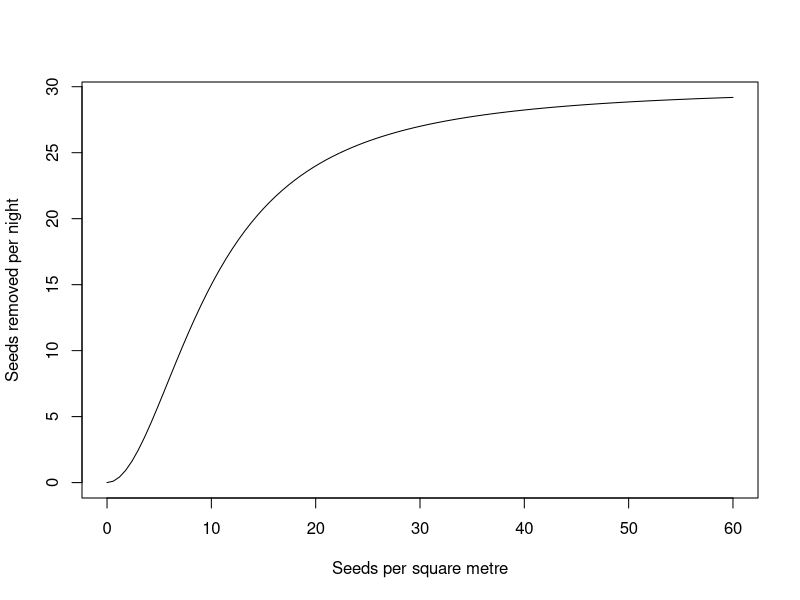
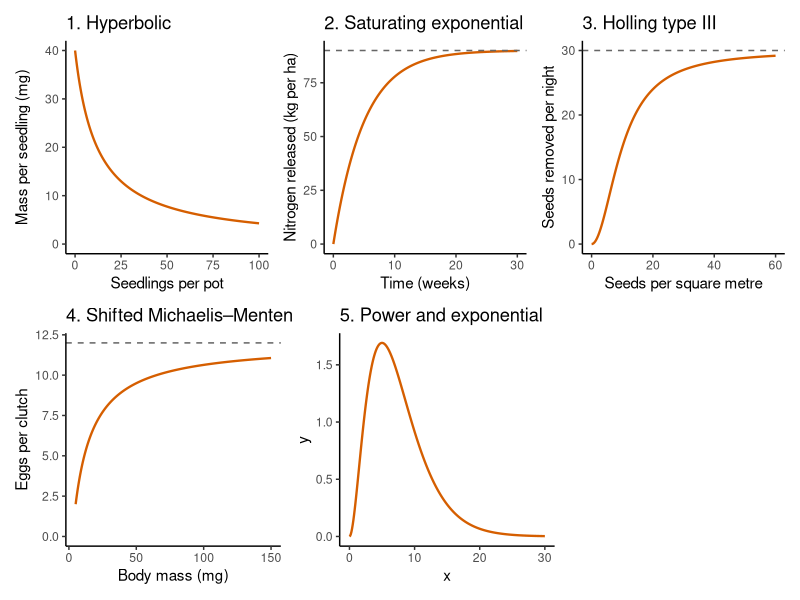
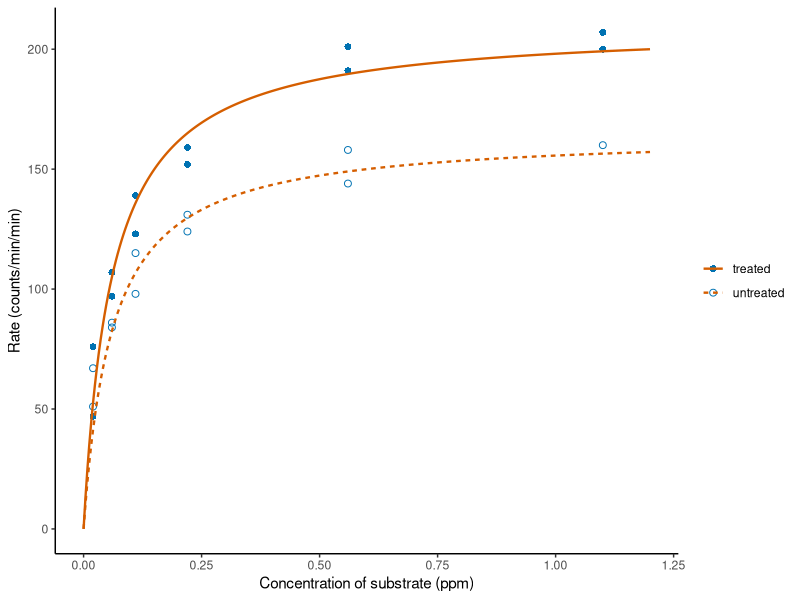
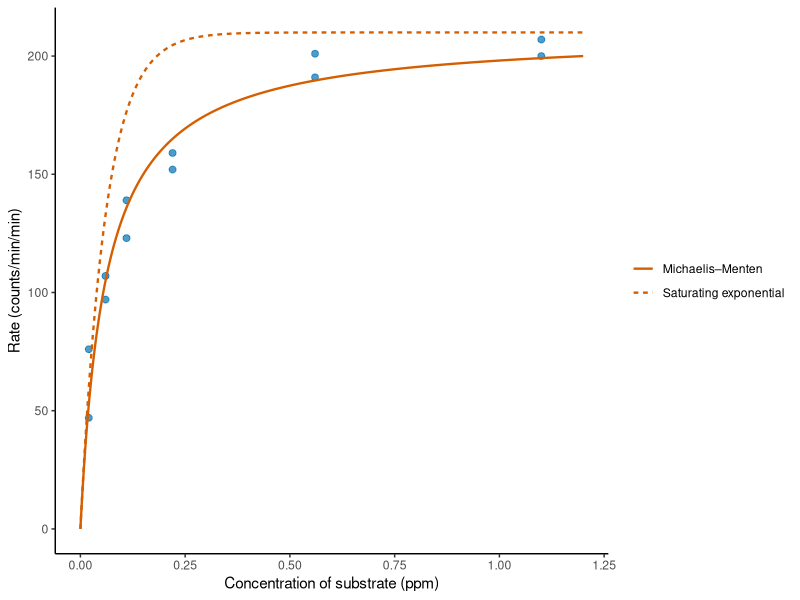

Write the R code that produced these figures, in order. (Note: this script raises an error after producing the figures.)
## ---- chunk 1
#| include: false
# Load ggplot2 for the consistently formatted rendered figures on this page.
library(ggplot2)
## ---- chunk 2
# The five functions of the exercise.
seedling_mass = function(x) 480 / (12 + x)
nitrogen = function(x) 90 * (1 - exp(-0.2 * x))
seeds_removed = function(x) 30 * x^2 / (100 + x^2)
clutch = function(x) 2 + 10 * (x - 5) / (15 + (x - 5))
power_exponential = function(x) 0.5 * x^2 * exp(-0.4 * x)

# Value at the lower end of the domain, close to it, and at a very large x.
seedling_mass(c(0, 0.5, 100000))
nitrogen(c(0, 0.5, 100000))
seeds_removed(c(0, 0.5, 100000))
clutch(c(5, 5.5, 100000))
power_exponential(c(0, 0.5, 100000))

# The approximations close to the lower end, at the same second value.
18 * 0.5
0.3 * 0.5^2
2 + 10 / 15 * (5.5 - 5)
0.5 * 0.5^2

# A quick look at one of the functions; the others are drawn in the same way.
curve(seeds_removed(x), from = 0, to = 60,
      xlab = "Seeds per square metre", ylab = "Seeds removed per night")
## ---- chunk 3
#| echo: false
#| label: fig-end_behaviour
#| fig-width: 9
#| fig-height: 6
#| fig-cap: "The five functions of Exercise 2. Dashed lines mark the asymptotes that are not zero."
library(patchwork)

# One panel per function: the curve and, where there is one, the asymptote
draw_panel = function(fun, from, to, asymptote, title, x_label, y_label) {
  curve_data = data.frame(x = seq(from, to, length.out = 300))
  curve_data$y = fun(curve_data$x)
  panel = ggplot(curve_data, aes(x = x, y = y)) +
    geom_line(colour = "#D55E00", linewidth = 0.8) +
    labs(title = title, x = x_label, y = y_label) +
    expand_limits(y = 0) +
    theme_classic()
  if (!is.na(asymptote)) {
    panel = panel + geom_hline(yintercept = asymptote, linetype = "dashed", colour = "grey40")
  }
  panel
}

panel_1 = draw_panel(seedling_mass, 0, 100, NA, "1. Hyperbolic",
                     "Seedlings per pot", "Mass per seedling (mg)")
panel_2 = draw_panel(nitrogen, 0, 30, 90, "2. Saturating exponential",
                     "Time (weeks)", "Nitrogen released (kg per ha)")
panel_3 = draw_panel(seeds_removed, 0, 60, 30, "3. Holling type III",
                     "Seeds per square metre", "Seeds removed per night")
panel_4 = draw_panel(clutch, 5, 150, 12, "4. Shifted Michaelis–Menten",
                     "Body mass (mg)", "Eggs per clutch")
panel_5 = draw_panel(power_exponential, 0, 30, NA, "5. Power and exponential",
                     "x", "y")

(panel_1 + panel_2 + panel_3) / (panel_4 + panel_5 + plot_spacer())
## ---- chunk 4
# Question 3: derivative of the Holling type III function with D(), and the formulas
# derived on paper, 2 * a * b^2 * x / (b^2 + x^2)^2 and a / (2 * b) at x = b.
holling_3_derivative = D(expression(a * x^2 / (b^2 + x^2)), "x")
eval(holling_3_derivative, list(a = 30, b = 10, x = 10))
2 * 30 * 10^2 * 10 / (10^2 + 10^2)^2
30 / (2 * 10)

# Question 5: partial derivatives of the Ricker function with respect to a and to b.
ricker_da = D(expression(a * x * exp(-b * x)), "a")
ricker_db = D(expression(a * x * exp(-b * x)), "b")
eval(ricker_da, list(a = 2, b = 0.5, x = 2))
eval(ricker_db, list(a = 2, b = 0.5, x = 2))

# The formulas derived on paper.
2 * exp(-0.5 * 2)
-2 * 2^2 * exp(-0.5 * 2)
## ---- chunk 5
# Question 3: peak of the Hassell function with an exponent of 2 on a fine grid of eggs.
egg_grid = seq(0, 400, by = 0.01)
adults = 1280 * egg_grid / (40 + egg_grid)^2
egg_grid[which.max(adults)]
max(adults)

# Question 5: peak of the Holling type IV function on a fine grid of biomass,
# and its value at a very large biomass.
biomass_grid = seq(0, 400, by = 0.01)
intake = 12 * biomass_grid^2 / (100 - 10 * biomass_grid + biomass_grid^2)
biomass_grid[which.max(intake)]
max(intake)
12 * 100000^2 / (100 - 10 * 100000 + 100000^2)
## ---- chunk 6
# Question 1: the Holling type II form (alpha = 2, H = 0.05) and the Michaelis–Menten
# form (a = 20, b = 10) at four densities of prey.
prey = c(1, 5, 20, 80)
2 * prey / (1 + 2 * 0.05 * prey)
20 * prey / (10 + prey)

# Question 2: the Ricker function with a = 8 and b = 0.25, and the form with the
# location (4) and the height (8 * 4 / e) of the peak as parameters.
x_values = c(1, 4, 10)
y_max = 8 * 4 / exp(1)
8 * x_values * exp(-0.25 * x_values)
y_max * (x_values / 4) * exp(1 - x_values / 4)
## ---- chunk 7
# Load the data and look at the first rows.
data(Puromycin, package = "datasets")
head(Puromycin)

# Michaelis–Menten function: asymptote a and half-maximum b.
michaelis_menten = function(x, a = 1, b = 1) {
  a * x / (b + x)
}
## ---- chunk 8
#| label: fig-puromycin_curves
#| fig-cap: "Rate of an enzymatic reaction against the concentration of the substrate in cells treated with puromycin (filled circles, solid line) and in untreated cells (open circles, dashed line). The curves are Michaelis–Menten functions with parameters read by eye: a = 210 and b = 0.06 for the treated cells, a = 165 and b = 0.06 for the untreated cells."
# Values read from the plot: asymptote (counts/min/min) and half-maximum (ppm).
a_treated = 210
a_untreated = 165
b_both = 0.06

# The two curves on a sequence of concentrations, in one data frame.
conc_values = seq(0, 1.2, length.out = 300)
puromycin_curves = data.frame(
  conc = rep(conc_values, times = 2),
  rate = c(michaelis_menten(conc_values, a = a_treated, b = b_both),
           michaelis_menten(conc_values, a = a_untreated, b = b_both)),
  state = rep(c("treated", "untreated"), each = length(conc_values))
)

# Observations as points (shape by state) and curves as lines (line type by state).
puromycin_plot = ggplot(Puromycin, aes(x = conc, y = rate)) +
  geom_point(aes(shape = state), colour = "#0072B2", size = 2) +
  geom_line(data = puromycin_curves, aes(linetype = state),
            colour = "#D55E00", linewidth = 0.8) +
  scale_shape_manual(values = c(treated = 16, untreated = 1)) +
  labs(x = "Concentration of substrate (ppm)", y = "Rate (counts/min/min)",
       shape = NULL, linetype = NULL) +
  theme_classic()
puromycin_plot
## ---- chunk 9
#| label: fig-puromycin_exponential
#| fig-cap: "Michaelis–Menten function (solid line; a = 210, b = 0.06) and saturating exponential function with the same asymptote and the same initial slope (dashed line), with the observations of the treated cells."
# Saturating exponential: asymptote a and rate b.
saturating_exponential = function(x, a = 1, b = 1) {
  a * (1 - exp(-b * x))
}

# Both functions on a fine grid of concentrations, with the same asymptote and
# the same initial slope.
conc_grid = seq(0, 1.2, by = 0.0001)
mm_values = michaelis_menten(conc_grid, a = a_treated, b = b_both)
exp_values = saturating_exponential(conc_grid, a = a_treated, b = 1 / b_both)

# Concentration at which the two functions differ most, and their values there.
largest = which.max(exp_values - mm_values)
conc_grid[largest]
mm_values[largest]
exp_values[largest]

# The two curves with the observations of the treated cells.
treated = Puromycin[Puromycin$state == "treated", ]
two_curves = data.frame(
  conc = rep(conc_grid, times = 2),
  rate = c(mm_values, exp_values),
  curve = rep(c("Michaelis–Menten", "Saturating exponential"), each = length(conc_grid))
)
ggplot(treated, aes(x = conc, y = rate)) +
  geom_point(colour = "#0072B2", alpha = 0.7, size = 2) +
  geom_line(data = two_curves, aes(linetype = curve), colour = "#D55E00", linewidth = 0.8) +
  labs(x = "Concentration of substrate (ppm)", y = "Rate (counts/min/min)",
       linetype = NULL) +
  theme_classic()
## ---- chunk 10
# Load the fir data and count the trees without a diameter or without a fecundity.
data(FirDBHFec_sum, package = "emdbook")
nrow(FirDBHFec_sum)
sum(is.na(FirDBHFec_sum$DBH))
sum(is.na(FirDBHFec_sum$fecundity))

# Keep the trees with a diameter.
fir = FirDBHFec_sum[!is.na(FirDBHFec_sum$DBH), ]
nrow(fir)
range(fir$DBH)
range(fir$fecundity)
## ---- chunk 11
#| label: fig-fir
#| fig-cap: "Fecundity of balsam fir trees against their diameter at breast height. The curve is a power law with parameters read by eye (a = 0.5, b = 2)."
# Power law: a is the value at x = 1 and b is the exponent.
power_law = function(x, a = 1, b = 1) {
  a * x^b
}

# The curve of question 2 on a sequence of diameters.
fir_curve = data.frame(DBH = seq(3, 18, length.out = 200))
fir_curve$fecundity = power_law(fir_curve$DBH, a = 0.5, b = 2)

# Observations as points and the curve as a line.
ggplot(fir, aes(x = DBH, y = fecundity)) +
  geom_point(colour = "#0072B2", alpha = 0.7, size = 2) +
  geom_line(data = fir_curve, colour = "#D55E00", linewidth = 0.8) +
  labs(x = "Diameter at breast height (cm)", y = "Fecundity (cone rachises)") +
  theme_classic()
## ---- chunk 12
# Load the damselfish data: 11 target densities of settlers.
data(DamselRecruitment_sum, package = "emdbook")
DamselRecruitment_sum

# Fraction of the settlers that survived, at each density.
DamselRecruitment_sum$surv.den / DamselRecruitment_sum$settler.den
## ---- chunk 13
#| label: fig-damsel
#| fig-cap: "Density of surviving damselfish against the density of settlers. Solid line: Michaelis–Menten function (a = 9.5, b = 15). Dashed line: hockey stick function (a = 0.25, c = 35)."
# Hockey stick function: slope a up to the breakpoint c, then the plateau a * c.
hockey_stick = function(x, a = 1, c = 1) {
  ifelse(x < c, a * x, a * c)
}

# Both curves on a sequence of densities. michaelis_menten() was defined in Exercise 6.
settler_values = seq(0, 350, length.out = 400)
damsel_curves = data.frame(
  settler.den = rep(settler_values, times = 2),
  surv.den = c(michaelis_menten(settler_values, a = 9.5, b = 15),
               hockey_stick(settler_values, a = 0.25, c = 35)),
  curve = rep(c("Michaelis–Menten", "Hockey stick"), each = length(settler_values))
)

ggplot(DamselRecruitment_sum, aes(x = settler.den, y = surv.den)) +
  geom_point(colour = "#0072B2", alpha = 0.7, size = 2) +
  geom_line(data = damsel_curves, aes(linetype = curve), colour = "#D55E00", linewidth = 0.8) +
  scale_linetype_manual(values = c("Michaelis–Menten" = "solid", "Hockey stick" = "dashed")) +
  labs(x = "Settlers per 0.1 m²", y = "Survivors per 0.1 m²", linetype = NULL) +
  theme_classic()
## ---- chunk 14
# Values of the hockey stick and of the Michaelis–Menten function at the four lowest
# densities of settlers, next to the observed survivors.
lowest = DamselRecruitment_sum$settler.den[1:4]
hockey_stick(lowest, a = 0.25, c = 35)
michaelis_menten(lowest, a = 9.5, b = 15)
DamselRecruitment_sum$surv.den[1:4]
## ---- chunk 15
#| label: fig-damsel_shepherd
#| fig-cap: "Shepherd functions with an initial slope s = 9.5/15 and a scale k = 15 for three values of the exponent c, with the damselfish data. With c = 1 (solid line) it is the Michaelis–Menten function of the previous figure."
# Shepherd function with the initial slope s, the scale k and the exponent c.
shepherd = function(x, s = 1, k = 1, c = 1) {
  s * x / (1 + (x / k)^c)
}

# Initial slope and scale that correspond to the Michaelis–Menten function.
s_damsel = 9.5 / 15
k_damsel = 15

# Value at x = k and at the highest density of settlers, for the three exponents.
shepherd(15, s = s_damsel, k = k_damsel, c = c(0.8, 1, 1.2))
shepherd(315, s = s_damsel, k = k_damsel, c = c(0.8, 1, 1.2))

# The three curves in one data frame.
shepherd_curves = data.frame(
  settler.den = rep(settler_values, times = 3),
  surv.den = c(shepherd(settler_values, s = s_damsel, k = k_damsel, c = 0.8),
               shepherd(settler_values, s = s_damsel, k = k_damsel, c = 1),
               shepherd(settler_values, s = s_damsel, k = k_damsel, c = 1.2)),
  exponent = rep(c("c = 0.8", "c = 1", "c = 1.2"), each = length(settler_values))
)

ggplot(DamselRecruitment_sum, aes(x = settler.den, y = surv.den)) +
  geom_point(colour = "#0072B2", alpha = 0.7, size = 2) +
  geom_line(data = shepherd_curves, aes(linetype = exponent),
            colour = "#D55E00", linewidth = 0.8) +
  scale_linetype_manual(values = c("c = 0.8" = "dotted", "c = 1" = "solid", "c = 1.2" = "dashed")) +
  labs(x = "Settlers per 0.1 m²", y = "Survivors per 0.1 m²", linetype = NULL) +
  theme_classic()
